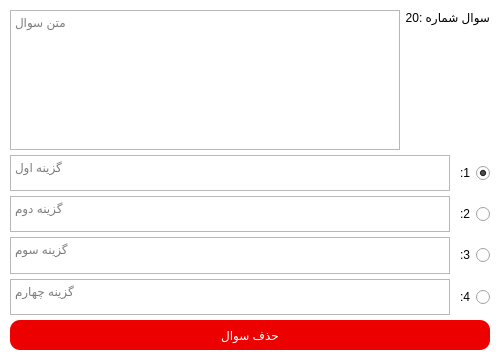
<?xml version="1.0" encoding="UTF-8"?>
<ui version="4.0">
 <class>Frame</class>
 <widget class="QFrame" name="Frame">
  <property name="geometry">
   <rect>
    <x>0</x>
    <y>0</y>
    <width>500</width>
    <height>360</height>
   </rect>
  </property>
  <property name="minimumSize">
   <size>
    <width>500</width>
    <height>360</height>
   </size>
  </property>
  <property name="maximumSize">
   <size>
    <width>500</width>
    <height>16777215</height>
   </size>
  </property>
  <property name="windowTitle">
   <string>Frame</string>
  </property>
  <property name="styleSheet">
   <string notr="true">#Frame{
	border-radius: 15px;
	background-color: rgb(255, 255, 255);
}</string>
  </property>
  <layout class="QVBoxLayout" name="verticalLayout">
   <property name="spacing">
    <number>5</number>
   </property>
   <property name="leftMargin">
    <number>10</number>
   </property>
   <property name="topMargin">
    <number>10</number>
   </property>
   <property name="rightMargin">
    <number>10</number>
   </property>
   <property name="bottomMargin">
    <number>10</number>
   </property>
   <item>
    <layout class="QHBoxLayout" name="horizontalLayout_5">
     <item>
      <widget class="QTextEdit" name="questionTextEdit">
       <property name="minimumSize">
        <size>
         <width>0</width>
         <height>140</height>
        </size>
       </property>
       <property name="layoutDirection">
        <enum>Qt::LeftToRight</enum>
       </property>
       <property name="autoFillBackground">
        <bool>false</bool>
       </property>
       <property name="readOnly">
        <bool>false</bool>
       </property>
       <property name="placeholderText">
        <string>متن سوال</string>
       </property>
      </widget>
     </item>
     <item>
      <widget class="QLabel" name="questionNumLabel">
       <property name="text">
        <string>سوال شماره :20</string>
       </property>
       <property name="alignment">
        <set>Qt::AlignLeading|Qt::AlignLeft|Qt::AlignTop</set>
       </property>
      </widget>
     </item>
    </layout>
   </item>
   <item>
    <layout class="QHBoxLayout" name="horizontalLayout">
     <item>
      <widget class="QTextEdit" name="oneTextEdit">
       <property name="minimumSize">
        <size>
         <width>0</width>
         <height>30</height>
        </size>
       </property>
       <property name="placeholderText">
        <string>گزینه اول</string>
       </property>
      </widget>
     </item>
     <item>
      <widget class="QRadioButton" name="optionOneButton">
       <property name="minimumSize">
        <size>
         <width>30</width>
         <height>30</height>
        </size>
       </property>
       <property name="layoutDirection">
        <enum>Qt::RightToLeft</enum>
       </property>
       <property name="text">
        <string>:1</string>
       </property>
       <property name="checked">
        <bool>true</bool>
       </property>
      </widget>
     </item>
    </layout>
   </item>
   <item>
    <layout class="QHBoxLayout" name="horizontalLayout_2">
     <item>
      <widget class="QTextEdit" name="twoTextEdit">
       <property name="minimumSize">
        <size>
         <width>0</width>
         <height>30</height>
        </size>
       </property>
       <property name="placeholderText">
        <string>گزینه دوم</string>
       </property>
      </widget>
     </item>
     <item>
      <widget class="QRadioButton" name="optionTwoButton">
       <property name="minimumSize">
        <size>
         <width>30</width>
         <height>30</height>
        </size>
       </property>
       <property name="layoutDirection">
        <enum>Qt::RightToLeft</enum>
       </property>
       <property name="text">
        <string>:2</string>
       </property>
      </widget>
     </item>
    </layout>
   </item>
   <item>
    <layout class="QHBoxLayout" name="horizontalLayout_3">
     <item>
      <widget class="QTextEdit" name="threeTextEdit">
       <property name="minimumSize">
        <size>
         <width>0</width>
         <height>30</height>
        </size>
       </property>
       <property name="placeholderText">
        <string>گزینه سوم</string>
       </property>
      </widget>
     </item>
     <item>
      <widget class="QRadioButton" name="optionThreeButton">
       <property name="minimumSize">
        <size>
         <width>30</width>
         <height>30</height>
        </size>
       </property>
       <property name="contextMenuPolicy">
        <enum>Qt::DefaultContextMenu</enum>
       </property>
       <property name="layoutDirection">
        <enum>Qt::RightToLeft</enum>
       </property>
       <property name="text">
        <string>:3</string>
       </property>
      </widget>
     </item>
    </layout>
   </item>
   <item>
    <layout class="QHBoxLayout" name="horizontalLayout_4">
     <item>
      <widget class="QTextEdit" name="fourTextEdit">
       <property name="minimumSize">
        <size>
         <width>0</width>
         <height>30</height>
        </size>
       </property>
       <property name="placeholderText">
        <string>گزینه چهارم</string>
       </property>
      </widget>
     </item>
     <item>
      <widget class="QRadioButton" name="optionFourButton">
       <property name="minimumSize">
        <size>
         <width>30</width>
         <height>30</height>
        </size>
       </property>
       <property name="layoutDirection">
        <enum>Qt::RightToLeft</enum>
       </property>
       <property name="text">
        <string>:4</string>
       </property>
      </widget>
     </item>
    </layout>
   </item>
   <item>
    <widget class="QPushButton" name="deleteButton">
     <property name="minimumSize">
      <size>
       <width>0</width>
       <height>30</height>
      </size>
     </property>
     <property name="styleSheet">
      <string notr="true">#deleteButton{
	background-color: rgb(236, 0, 0);
	border-radius: 10px;
	color: rgb(255, 255, 255);
}</string>
     </property>
     <property name="text">
      <string>حذف سوال</string>
     </property>
    </widget>
   </item>
  </layout>
 </widget>
 <resources/>
 <connections/>
</ui>
